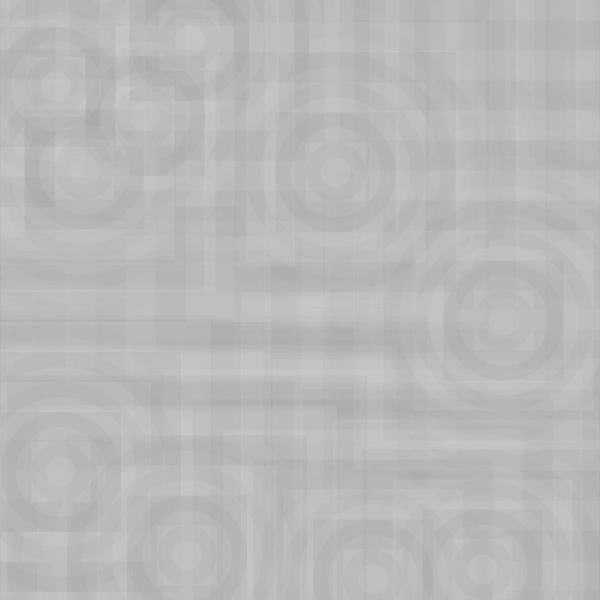
Frame 1 (no input)
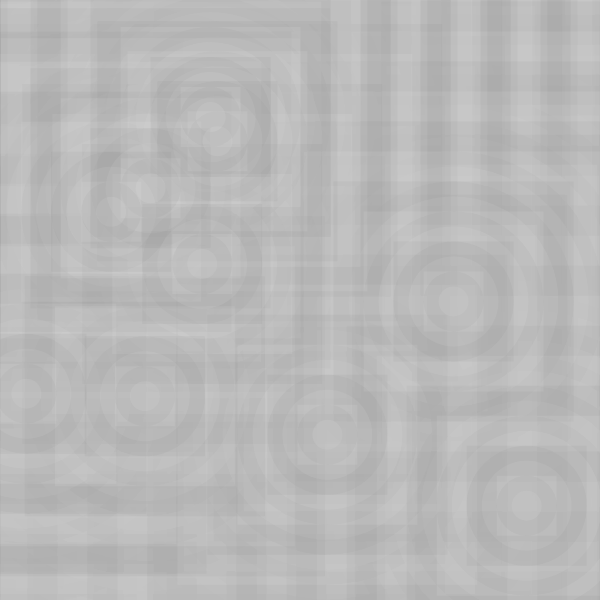
Frame 60 (no input)
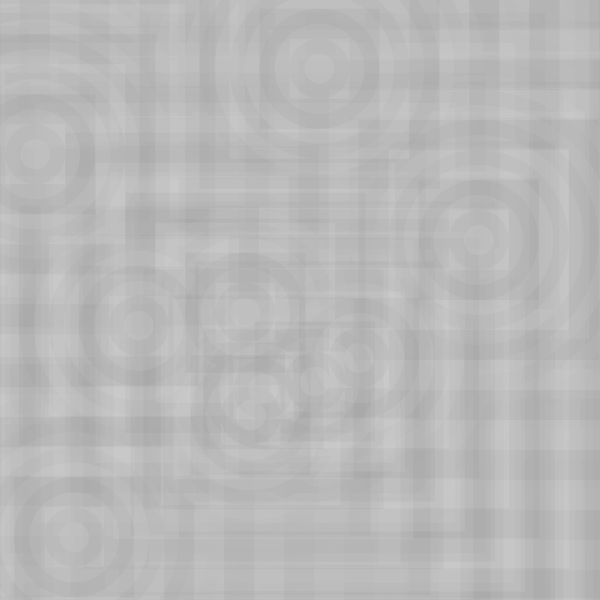
Frame 120 (the mouse pressed at the canvas centre since frame 60)

The p5.js sketch that drew these frames (run headless with seeded random() and noise() and a simulated clock; from frame 60 on, the mouse is pressed at the canvas centre):

// p5.js sketch
// ── sketch.js

var t = 0;
function setup() {
  w = 600;
    var canvas;
    if(windowWidth>=600 && windowHeight >=600){
      canvas = createCanvas(600, 600);
    }
    else{
      canvas = createCanvas(windowWidth, windowHeight - 100);
    }

  var x = (windowWidth - width) / 2;
  var y = (windowHeight - height) / 2;

  canvas.position(x, y);
  background(0);
  noStroke();
  rectMode(CENTER)

}
function draw() {
  background(0, 20)
  for(i=20;i>0;i--){
    fill(i%2?255:120, 20);
    for(j=0;j<10;j++){
      ellipse(2*w*noise(j,t,0)-w/2, 2*w*noise(j,t,1)-w/2, w*i/20, w*i/20);
      rect(2*w*noise(j,t,0)-w/2, 2*w*noise(j,t,1)-w/2, 2*w*i/20, 2*w*i/20);

    }
  }
  t+=.004;
}
